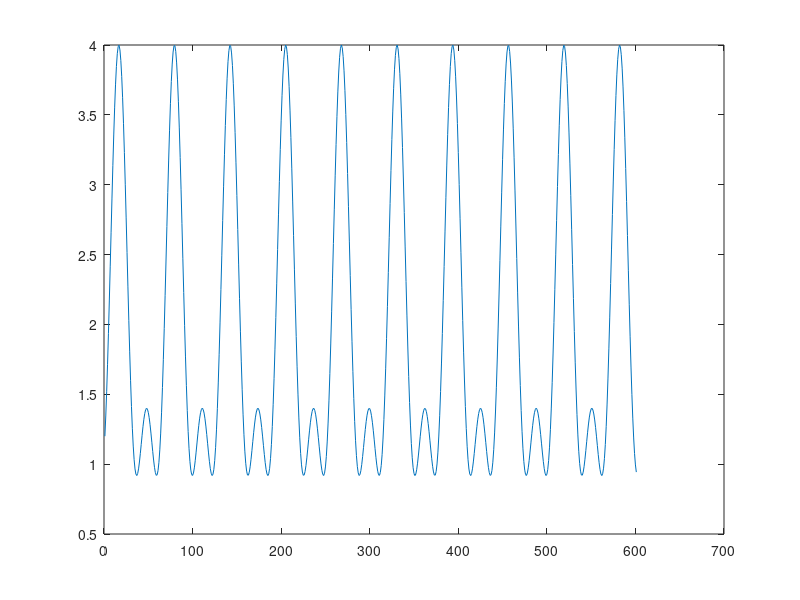
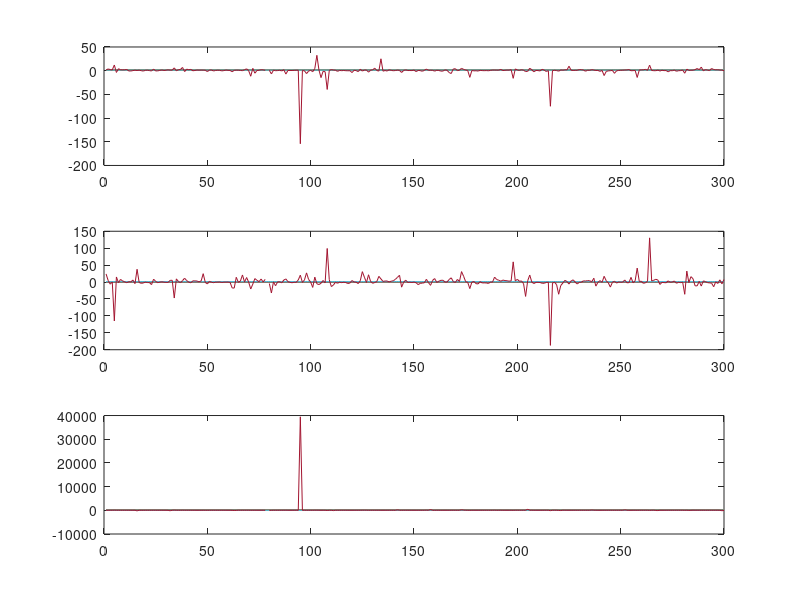

These figures' MATLAB source, in order:
close all; clear all; clc;
% Least square estimation with Gaussian Noise/White Noise.
t = (0:0.1:60)';
u = sin(t);%sawtooth(t);

b0=1.2; b1=1.3; b2=1.5;
y1= b0+b1*u+b2*u.^2; std=0.1; meanValue=0;
ym = b0+b1*u+b2*u.^2;%+ std*randn(size(y1)) + meanValue;%+awgn(y1,10,'measured');
estimates=[]; subset=2;
for i=1:subset:length(t)-subset
    i
    phi=[]; Y=[];
    for j=i:i+subset-1
        phi(end+1,:)=[1 u(j) u(j)^2];
        Y(end+1)=ym(j);
    end
% phi=[1 u(i+1) u(i+1)^2; 1 u(i+2) u(i+2)^2; 1 u(i+3) u(i+3)^2];
% Y=[ym(i+1) ym(i+2) ym(i+3)]';
th_e = inv(phi'*phi)*phi'*Y';
%th_e=linsolve(phi,Y');
%th_e=inv(phi)*Y';
estimates(:,end+1)=th_e;
end
l=length(estimates);
fig1=figure();
plot(ym);
fig2=figure();
subplot(3,1,1);
plot(b0+zeros(l));
hold on; 
plot(estimates(1,:));
subplot(3,1,2);
plot(b1+zeros(l));
hold on; 
plot(estimates(2,:));
subplot(3,1,3);
plot(b2+zeros(l));
hold on; 
plot(estimates(3,:));
